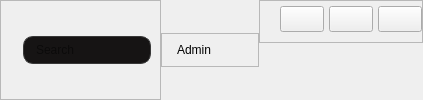
        <widget class="QWidget" name="header" native="true">
         <layout class="QHBoxLayout" name="horizontalLayout_4">
          <property name="spacing">
           <number>0</number>
          </property>
          <property name="leftMargin">
           <number>0</number>
          </property>
          <property name="topMargin">
           <number>0</number>
          </property>
          <property name="rightMargin">
           <number>0</number>
          </property>
          <property name="bottomMargin">
           <number>0</number>
          </property>
          <item>
           <widget class="QFrame" name="serachNav">
            <property name="frameShape">
             <enum>QFrame::StyledPanel</enum>
            </property>
            <property name="frameShadow">
             <enum>QFrame::Raised</enum>
            </property>
            <layout class="QHBoxLayout" name="horizontalLayout_6">
             <item>
              <widget class="QLabel" name="searchIcon">
               <property name="text">
                <string/>
               </property>
               <property name="pixmap">
                <pixmap resource="../resources.qrc">:/feather/search.svg</pixmap>
               </property>
              </widget>
             </item>
             <item>
              <widget class="QLineEdit" name="SearchTextBox">
               <property name="contextMenuPolicy">
                <enum>Qt::DefaultContextMenu</enum>
               </property>
               <property name="autoFillBackground">
                <bool>false</bool>
               </property>
               <property name="styleSheet">
                <string notr="true">background-color: rgb(22, 20, 20);
border-radius: 10px;
padding:5px 10px;
border: 1px solid #383838;</string>
               </property>
               <property name="placeholderText">
                <string>Search</string>
               </property>
              </widget>
             </item>
            </layout>
           </widget>
          </item>
          <item alignment="Qt::AlignHCenter|Qt::AlignVCenter">
           <widget class="QFrame" name="profile">
            <property name="sizePolicy">
             <sizepolicy hsizetype="Preferred" vsizetype="Preferred">
              <horstretch>0</horstretch>
              <verstretch>0</verstretch>
             </sizepolicy>
            </property>
            <property name="frameShape">
             <enum>QFrame::StyledPanel</enum>
            </property>
            <property name="frameShadow">
             <enum>QFrame::Raised</enum>
            </property>
            <layout class="QHBoxLayout" name="horizontalLayout_5">
             <property name="leftMargin">
              <number>15</number>
             </property>
             <item>
              <widget class="QLabel" name="nameInBar">
               <property name="sizePolicy">
                <sizepolicy hsizetype="Maximum" vsizetype="Preferred">
                 <horstretch>0</horstretch>
                 <verstretch>0</verstretch>
                </sizepolicy>
               </property>
               <property name="text">
                <string>Admin</string>
               </property>
               <property name="margin">
                <number>0</number>
               </property>
              </widget>
             </item>
             <item>
              <widget class="QPushButton" name="userBtn">
               <property name="sizePolicy">
                <sizepolicy hsizetype="Maximum" vsizetype="Preferred">
                 <horstretch>0</horstretch>
                 <verstretch>0</verstretch>
                </sizepolicy>
               </property>
               <property name="maximumSize">
                <size>
                 <width>60</width>
                 <height>60</height>
                </size>
               </property>
               <property name="cursor">
                <cursorShape>PointingHandCursor</cursorShape>
               </property>
               <property name="styleSheet">
                <string notr="true">border-radius :22px;</string>
               </property>
               <property name="text">
                <string/>
               </property>
               <property name="icon">
                <iconset resource="../resources.qrc">
                 <normaloff>:/feather/user.svg</normaloff>:/feather/user.svg</iconset>
               </property>
               <property name="flat">
                <bool>false</bool>
               </property>
              </widget>
             </item>
            </layout>
           </widget>
          </item>
          <item alignment="Qt::AlignTop">
           <widget class="QFrame" name="navigators">
            <property name="sizePolicy">
             <sizepolicy hsizetype="Maximum" vsizetype="Maximum">
              <horstretch>0</horstretch>
              <verstretch>0</verstretch>
             </sizepolicy>
            </property>
            <property name="styleSheet">
             <string notr="true">QPushButton{
	icon-size:15px;
	padding:0;
	margin:0;
	padding:5px 5px;
}
#exit:hover{
	background-color: red;
}
</string>
            </property>
            <property name="frameShape">
             <enum>QFrame::StyledPanel</enum>
            </property>
            <property name="frameShadow">
             <enum>QFrame::Raised</enum>
            </property>
            <layout class="QHBoxLayout" name="horizontalLayout_3">
             <property name="spacing">
              <number>5</number>
             </property>
             <property name="leftMargin">
              <number>20</number>
             </property>
             <property name="topMargin">
              <number>5</number>
             </property>
             <property name="rightMargin">
              <number>0</number>
             </property>
             <property name="bottomMargin">
              <number>10</number>
             </property>
             <item alignment="Qt::AlignRight">
              <widget class="QPushButton" name="minimize">
               <property name="sizePolicy">
                <sizepolicy hsizetype="Maximum" vsizetype="Maximum">
                 <horstretch>0</horstretch>
                 <verstretch>0</verstretch>
                </sizepolicy>
               </property>
               <property name="text">
                <string/>
               </property>
               <property name="icon">
                <iconset resource="../resources.qrc">
                 <normaloff>:/feather/minus.svg</normaloff>:/feather/minus.svg</iconset>
               </property>
              </widget>
             </item>
             <item>
              <widget class="QPushButton" name="extend">
               <property name="sizePolicy">
                <sizepolicy hsizetype="Maximum" vsizetype="Maximum">
                 <horstretch>0</horstretch>
                 <verstretch>0</verstretch>
                </sizepolicy>
               </property>
               <property name="text">
                <string/>
               </property>
               <property name="icon">
                <iconset resource="../resources.qrc">
                 <normaloff>:/feather/square.svg</normaloff>:/feather/square.svg</iconset>
               </property>
              </widget>
             </item>
             <item>
              <widget class="QPushButton" name="exit">
               <property name="sizePolicy">
                <sizepolicy hsizetype="Maximum" vsizetype="Maximum">
                 <horstretch>0</horstretch>
                 <verstretch>0</verstretch>
                </sizepolicy>
               </property>
               <property name="styleSheet">
                <string notr="true">#exit{
padding:5px 5px;
}
#exit:hover{
	background-color: red;
}
</string>
               </property>
               <property name="text">
                <string/>
               </property>
               <property name="icon">
                <iconset resource="../resources.qrc">
                 <normaloff>:/feather/x.svg</normaloff>:/feather/x.svg</iconset>
               </property>
              </widget>
             </item>
            </layout>
           </widget>
          </item>
         </layout>
        </widget>
